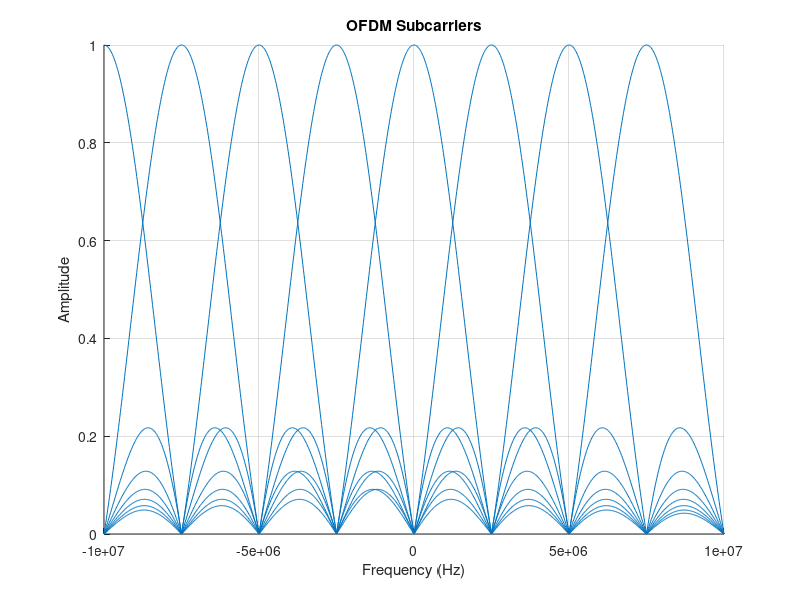

Source code (MATLAB):
% Parameter
numSubcarriers = 8; % subcarrier
bandwidth = 20e6;   % bandwidth
subcarrierSpacing = bandwidth / numSubcarriers; % subcarrier space
fs = bandwidth;     % fs
nfft = 1024;        % FFT number
% subcarrier frequency
subcarrierFrequencies = (-numSubcarriers/2:numSubcarriers/2-1) * subcarrierSpacing;
% generate subcarrier
f = linspace(-fs/2, fs/2, nfft);
subcarriers = zeros(numSubcarriers, nfft);
for k = 1:numSubcarriers
    subcarriers(k, :) = abs(sinc((f - subcarrierFrequencies(k)) / subcarrierSpacing));
end
% plot
% Define a set of colors. You can modify or extend this list as needed.
colors = [
    0 0.4470 0.7410; % Blue
    0 0.4470 0.7410; 
    0 0.4470 0.7410; 
    0 0.4470 0.7410; 
    0 0.4470 0.7410; 
    0 0.4470 0.7410; 
    0 0.4470 0.7410; 
    0 0.4470 0.7410; 
];

% check
if numSubcarriers > size(colors, 1)
    error('Not enough colors defined for the number of subcarriers');
end

figure;
hold on;
for k = 1:numSubcarriers
    plot(f, subcarriers(k, :), 'Color', colors(k, :), 'DisplayName', ['Subcarrier ' num2str(k)]);
end
xlabel('Frequency (Hz)');
ylabel('Amplitude');
title('OFDM Subcarriers');
% legend show;
grid on;
hold off;

